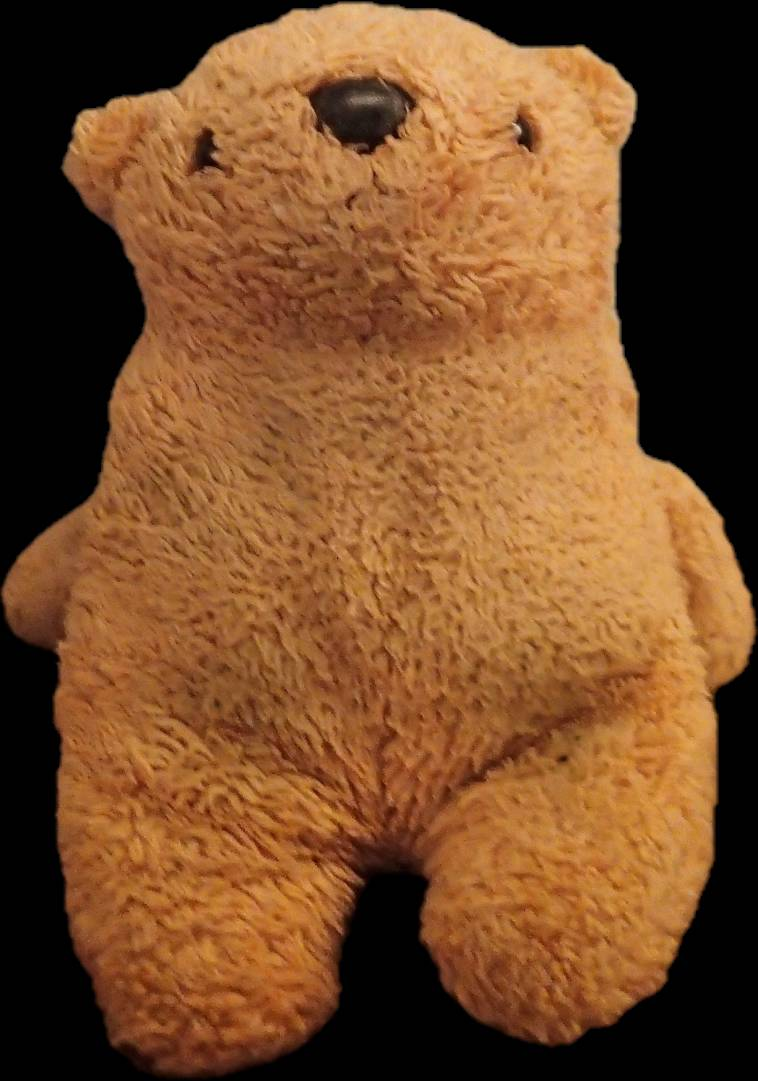
#> input picture python/bear_detection/bread.jpg, 758 x 1081 px
$ python detect_with_opencv.py
#> lines starting #> are read from the running program, lines starting #| are printed output that depends on the picture
import cv2
import numpy as np
import os

# 讀取玩偶的模板圖片
template = cv2.imread("bread.jpg", 0)
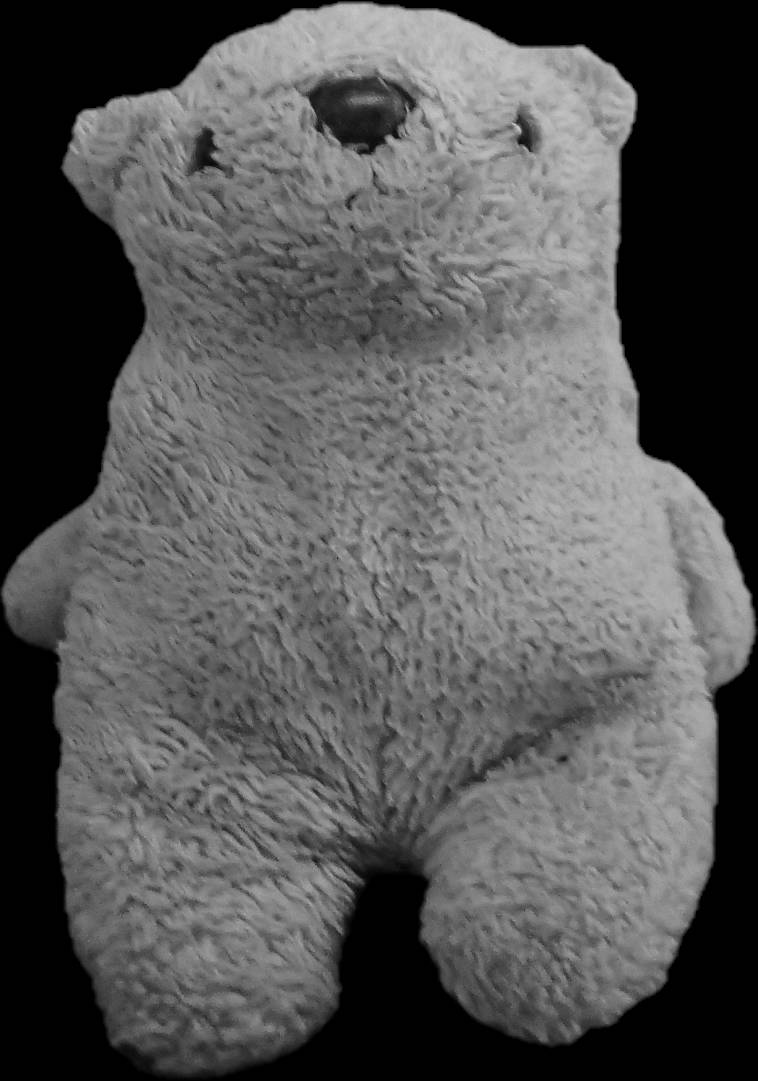
#> template: shape (1081, 758); min 0, max 208, mean 85.2


if template is None:
    print("Error loading template image")
    exit()

scale_factor = 0.5
threshold = 250000000.  # 設定匹配門檻
template = cv2.resize(template,  (0, 0), fx=scale_factor, fy=scale_factor,
                      interpolation=cv2.INTER_AREA)
#> template: shape (540, 379)
w, h = template.shape[::-1]
#> w = 379; h = 540


print("Scale_Factor :" + str(scale_factor))


cv2.namedWindow("output", cv2.WINDOW_NORMAL)
cv2.resizeWindow('output', 400, 300)
cv2.imshow('output', template)
cv2.waitKey(0)
# cv2.destroyWindow('output')


# 照片庫
photo_dir = "D:\\CouldStation_Photo\\2017\\兩姊妹\\采頤的相機"
found_images = []

#> (the run stopped early here; a loop or call above may not have finished)
